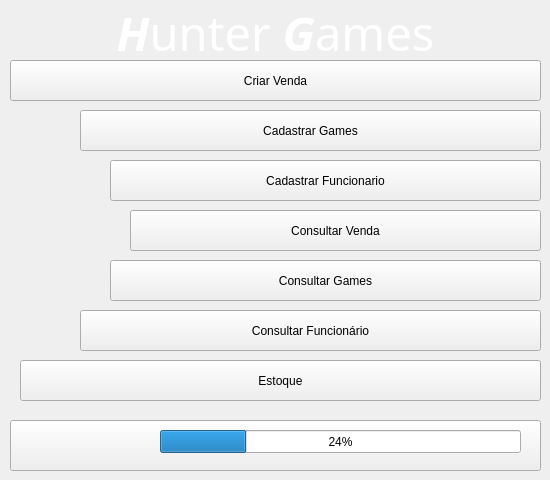
<?xml version="1.0" encoding="UTF-8"?>
<ui version="4.0">
 <class>MainWindow</class>
 <widget class="QMainWindow" name="MainWindow">
  <property name="geometry">
   <rect>
    <x>0</x>
    <y>0</y>
    <width>550</width>
    <height>480</height>
   </rect>
  </property>
  <property name="minimumSize">
   <size>
    <width>550</width>
    <height>480</height>
   </size>
  </property>
  <property name="maximumSize">
   <size>
    <width>550</width>
    <height>480</height>
   </size>
  </property>
  <property name="font">
   <font>
    <stylestrategy>PreferAntialias</stylestrategy>
   </font>
  </property>
  <property name="cursor">
   <cursorShape>PointingHandCursor</cursorShape>
  </property>
  <property name="contextMenuPolicy">
   <enum>Qt::DefaultContextMenu</enum>
  </property>
  <property name="windowTitle">
   <string>Hunter Games</string>
  </property>
  <property name="whatsThis">
   <string>&lt;html&gt;&lt;head/&gt;&lt;body&gt;&lt;p&gt;&lt;br/&gt;&lt;/p&gt;&lt;/body&gt;&lt;/html&gt;</string>
  </property>
  <property name="layoutDirection">
   <enum>Qt::LeftToRight</enum>
  </property>
  <property name="autoFillBackground">
   <bool>false</bool>
  </property>
  <property name="styleSheet">
   <string notr="true">QMainWindow


{
	
	border-image: url(:/imagens/ddd.jpg);
	
}</string>
  </property>
  <property name="documentMode">
   <bool>false</bool>
  </property>
  <property name="tabShape">
   <enum>QTabWidget::Rounded</enum>
  </property>
  <property name="unifiedTitleAndToolBarOnMac">
   <bool>false</bool>
  </property>
  <widget class="QWidget" name="centralWidget">
   <widget class="QPushButton" name="pushButton">
    <property name="enabled">
     <bool>true</bool>
    </property>
    <property name="geometry">
     <rect>
      <x>80</x>
      <y>110</y>
      <width>461</width>
      <height>41</height>
     </rect>
    </property>
    <property name="mouseTracking">
     <bool>true</bool>
    </property>
    <property name="focusPolicy">
     <enum>Qt::StrongFocus</enum>
    </property>
    <property name="acceptDrops">
     <bool>false</bool>
    </property>
    <property name="toolTip">
     <string notr="true"/>
    </property>
    <property name="toolTipDuration">
     <number>-1</number>
    </property>
    <property name="statusTip">
     <string notr="true"/>
    </property>
    <property name="whatsThis">
     <string/>
    </property>
    <property name="accessibleName">
     <string notr="true"/>
    </property>
    <property name="accessibleDescription">
     <string notr="true"/>
    </property>
    <property name="styleSheet">
     <string notr="true">border-image: url(:/imagens/blue-gradient-abstract-hd-wallpaper-1920x1200-44301.jpg);</string>
    </property>
    <property name="text">
     <string>Cadastrar Games</string>
    </property>
    <property name="checkable">
     <bool>false</bool>
    </property>
    <property name="checked">
     <bool>false</bool>
    </property>
    <property name="autoRepeat">
     <bool>true</bool>
    </property>
    <property name="autoExclusive">
     <bool>true</bool>
    </property>
    <property name="autoDefault">
     <bool>false</bool>
    </property>
    <property name="default">
     <bool>false</bool>
    </property>
    <property name="flat">
     <bool>false</bool>
    </property>
   </widget>
   <widget class="QPushButton" name="venda">
    <property name="geometry">
     <rect>
      <x>10</x>
      <y>60</y>
      <width>531</width>
      <height>41</height>
     </rect>
    </property>
    <property name="font">
     <font>
      <weight>50</weight>
      <bold>false</bold>
     </font>
    </property>
    <property name="styleSheet">
     <string notr="true">border-image: url(:/imagens/blue-gradient-abstract-hd-wallpaper-1920x1200-44301.jpg);</string>
    </property>
    <property name="text">
     <string>Criar Venda</string>
    </property>
   </widget>
   <widget class="QPushButton" name="Consulta">
    <property name="enabled">
     <bool>true</bool>
    </property>
    <property name="geometry">
     <rect>
      <x>110</x>
      <y>260</y>
      <width>431</width>
      <height>41</height>
     </rect>
    </property>
    <property name="styleSheet">
     <string notr="true">border-image: url(:/imagens/blue-gradient-abstract-hd-wallpaper-1920x1200-44301.jpg);</string>
    </property>
    <property name="text">
     <string>Consultar Games</string>
    </property>
   </widget>
   <widget class="QLabel" name="label">
    <property name="geometry">
     <rect>
      <x>10</x>
      <y>0</y>
      <width>531</width>
      <height>61</height>
     </rect>
    </property>
    <property name="font">
     <font>
      <family>Sans</family>
      <pointsize>35</pointsize>
      <weight>50</weight>
      <italic>false</italic>
      <bold>false</bold>
     </font>
    </property>
    <property name="styleSheet">
     <string notr="true">font: 35pt &quot;Sans&quot;;
border-color: qlineargradient(spread:pad, x1:0, y1:0, x2:0, y2:1, stop:0 rgba(255, 0, 0, 255), stop:0.339795 rgba(255, 0, 0, 255), stop:0.339799 rgba(255, 255, 255, 255), stop:0.662444 rgba(255, 255, 255, 255), stop:0.662469 rgba(0, 0, 255, 255), stop:1 rgba(0, 0, 255, 255));</string>
    </property>
    <property name="text">
     <string>&lt;html&gt;&lt;head/&gt;&lt;body&gt;&lt;p align=&quot;center&quot;&gt;&lt;span style=&quot; font-weight:600; font-style:italic; color:#ffffff;&quot;&gt;H&lt;/span&gt;&lt;span style=&quot; color:#ffffff;&quot;&gt;unter &lt;/span&gt;&lt;span style=&quot; font-weight:600; font-style:italic; color:#ffffff;&quot;&gt;G&lt;/span&gt;&lt;span style=&quot; color:#ffffff;&quot;&gt;ames&lt;/span&gt;&lt;/p&gt;&lt;/body&gt;&lt;/html&gt;</string>
    </property>
   </widget>
   <widget class="QPushButton" name="Consulta_2">
    <property name="geometry">
     <rect>
      <x>110</x>
      <y>160</y>
      <width>431</width>
      <height>41</height>
     </rect>
    </property>
    <property name="styleSheet">
     <string notr="true">border-image: url(:/imagens/blue-gradient-abstract-hd-wallpaper-1920x1200-44301.jpg);</string>
    </property>
    <property name="text">
     <string>Cadastrar Funcionario</string>
    </property>
   </widget>
   <widget class="QPushButton" name="Consulta_3">
    <property name="geometry">
     <rect>
      <x>20</x>
      <y>360</y>
      <width>521</width>
      <height>41</height>
     </rect>
    </property>
    <property name="styleSheet">
     <string notr="true">border-image: url(:/imagens/blue-gradient-abstract-hd-wallpaper-1920x1200-44301.jpg);</string>
    </property>
    <property name="text">
     <string>Estoque</string>
    </property>
   </widget>
   <widget class="QPushButton" name="Consulta_4">
    <property name="geometry">
     <rect>
      <x>80</x>
      <y>310</y>
      <width>461</width>
      <height>41</height>
     </rect>
    </property>
    <property name="styleSheet">
     <string notr="true">border-image: url(:/imagens/blue-gradient-abstract-hd-wallpaper-1920x1200-44301.jpg);</string>
    </property>
    <property name="text">
     <string>Consultar Funcionário</string>
    </property>
   </widget>
   <widget class="QPushButton" name="pushButton_2">
    <property name="geometry">
     <rect>
      <x>10</x>
      <y>420</y>
      <width>531</width>
      <height>51</height>
     </rect>
    </property>
    <property name="text">
     <string>Limpar Lixeira</string>
    </property>
   </widget>
   <widget class="QProgressBar" name="progressBar">
    <property name="geometry">
     <rect>
      <x>160</x>
      <y>430</y>
      <width>361</width>
      <height>23</height>
     </rect>
    </property>
    <property name="value">
     <number>24</number>
    </property>
   </widget>
   <widget class="QPushButton" name="venda_2">
    <property name="geometry">
     <rect>
      <x>130</x>
      <y>210</y>
      <width>411</width>
      <height>41</height>
     </rect>
    </property>
    <property name="font">
     <font>
      <weight>50</weight>
      <bold>false</bold>
     </font>
    </property>
    <property name="styleSheet">
     <string notr="true">border-image: url(:/imagens/blue-gradient-abstract-hd-wallpaper-1920x1200-44301.jpg);</string>
    </property>
    <property name="text">
     <string>Consultar Venda</string>
    </property>
   </widget>
  </widget>
  <widget class="QMenuBar" name="menuBar">
   <property name="geometry">
    <rect>
     <x>0</x>
     <y>0</y>
     <width>550</width>
     <height>19</height>
    </rect>
   </property>
  </widget>
 </widget>
 <layoutdefault spacing="6" margin="11"/>
 <tabstops>
  <tabstop>pushButton</tabstop>
  <tabstop>venda</tabstop>
  <tabstop>Consulta</tabstop>
  <tabstop>Consulta_2</tabstop>
  <tabstop>Consulta_3</tabstop>
 </tabstops>
 <resources/>
 <connections/>
</ui>
